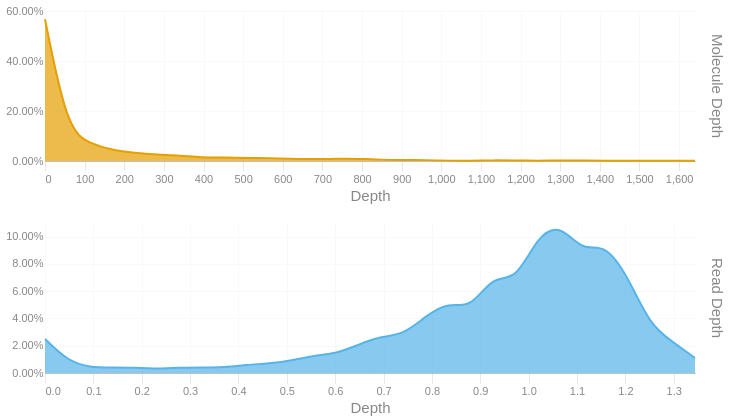

The code cell stored with this chart in its notebook:
### Code cell
readdep = depth_hist(tb['Read Depth'], q99, 3)
readdep = readdep.with_columns(pl.lit('Read Depth').alias('Metric'))
if not SKIPLR:
    moldep = depth_hist(tb['Molecule Depth'], mol_q99, 1)
    moldep = moldep.with_columns(pl.lit('Molecule Depth').alias('Metric'))
    _hist = pl.concat([readdep, moldep])
    _hist = _hist.filter(pl.col('Proportion') != 0)
    with SafeRender(_hist):
        (
            alt.Chart(_hist)        
            .mark_area(interpolate = "basis")
            .encode(
                x=alt.X('Bin:Q').scale(domainMin=0).axis(alt.Axis(title='Depth')),
                y = alt.Y('Proportion:Q', title = None).axis(format = '.2%'),
                color = alt.Color('Metric:N').legend(None),
                row = alt.Row("Metric:N").header(title = None, labelOrient = 'right'),
                tooltip = [
                    alt.Tooltip("Metric:N", title = "Metric"),
                    alt.Tooltip('Interval:N', title = "Depth Interval"),
                    alt.Tooltip('Proportion:Q', title = "% Alignments").format('.2%')
                ]
            )
            .resolve_scale(x='independent', y='independent')
            .properties(
                height = 150, width = 650,
                usermeta={'embedOptions': {'downloadFileName': f'{samplename}.depth.hist'}}
            )
        ).display()
else:
    readdep = readdep.filter(pl.col('Proportion') != 0)
    with SafeRender(readdep):
        (
            alt.Chart(readdep)        
            .mark_area(interpolate = "basis")
            .encode(
                x=alt.X('Bin:Q').scale(domainMin=0).axis(alt.Axis(title='Depth')),
                y = alt.Y('Proportion:Q', title = None).axis(format = '.2%'),
                tooltip = [
                    alt.Tooltip('Interval:N', title = "Depth Interval"),
                    alt.Tooltip('Proportion:Q', title = "% Alignments").format('.2%')
                ]
            )
            .properties(
                usermeta={'embedOptions': {'downloadFileName': f'{samplename}.depth.hist'}}
            )
        ).display()

### Figure 1 — Vega-Lite specification as saved in the notebook (floating-point values rounded to 4 significant figures)
{"width": 650, "height": 150, "config": {"title": {"anchor": "start", "dy": -15, "fontSize": 18, "color": "#888888", "subtitleColor": "#888888", "subtitleFontSize": 14}, "arc": {"fill": "#0072B2"}, "axis": {"domainColor": "#888888", "domainWidth": 0.5, "gridWidth": 0.2, "grid": false, "titleFontWeight": 400, "titleFontSize": 15, "labelFontSize": 11, "labelColor": "#888888", "tickColor": "#888888", "tickWidth": 0.2, "titleColor": "#888888"}, "axisBand": {"grid": false}, "axisX": {"grid": true, "tickSize": 10, "domainCap": "round"}, "axisY": {"domain": false, "grid": true, "tickSize": 0, "domainCap": "round"}, "background": "transparent", "header": {"labelFontSize": 15, "labelColor": "#888888", "titleFontSize": 15, "titleFontWeight": 600, "titleColor": "#888888"}, "legend": {"labelFont": "sans-serif", "labelFontSize": 12, "labelColor": "#888888", "symbolSize": 100, "symbolType": "circle", "titleFontSize": 12, "titlePadding": 10, "titleColor": "#888888", "title": null}, "range": {"category": ["#E69F00", "#56B4E9", "#009E73", "#F0E442", "#0072B2", "#D55E00", "#CC79A7", "#000000"], "diverging": ["#cfe8f3", "#a2d4ec", "#73bfe2", "#46abdb", "#1696d2", "#12719e"]}, "area": {"fill": "#0072B2", "fillOpacity": 0.7, "line": true, "strokeOpacity": 0.7}, "line": {"color": "#0072B2", "stroke": "#0072B2", "strokeWidth": 2}, "trail": {"color": "#0072B2", "stroke": "#0072B2", "strokeWidth": 0, "size": 1}, "point": {"filled": true, "fillOpacity": 1.0, "size": 95}, "text": {"color": "#888888", "fontSize": 11, "align": "right", "fontWeight": 400, "size": 11}, "bar": {"fill": "#0072B2", "stroke": null}, "view": {"stroke": null, "continuousWidth": 660, "continuousHeight": 400}}, "data": {"name": "data-caf88640c471a448bb4fb2ebf7dcaed3"}, "mark": {"type": "area", "interpolate": "basis"}, "encoding": {"color": {"field": "Metric", "legend": null, "type": "nominal"}, "row": {"field": "Metric", "header": {"title": null, "labelOrient": "right"}, "type": "nominal"}, "tooltip": [{"field": "Metric", "title": "Metric", "type": "nominal"}, {"field": "Interval", "title": "Depth Interval", "type": "nominal"}, {"field": "Proportion", "format": ".2%", "title": "% Alignments", "type": "quantitative"}], "x": {"axis": {"title": "Depth"}, "field": "Bin", "scale": {"domainMin": 0}, "type": "quantitative"}, "y": {"axis": {"format": ".2%"}, "field": "Proportion", "title": null, "type": "quantitative"}}, "resolve": {"scale": {"x": "independent", "y": "independent"}}, "usermeta": {"embedOptions": {"downloadFileName": "S6_Altamaha_3969.depth.hist"}}, "$schema": "https://vega.github.io/schema/vega-lite/v6.1.0.json", "datasets": {"data-caf88640c471a448bb4fb2ebf7dcaed3": [{"Bin": 0.0, "Interval": "0.0-0.046", "Proportion": 0.025, "Metric": "Read Depth"}, {"Bin": 0.046, "Interval": "0.046-0.093", "Proportion": 0.009, "Metric": "Read Depth"}, {"Bin": 0.093, "Interval": "0.093-0.139", "Proportion": 0.004, "Metric": "Read Depth"}, {"Bin": 0.139, "Interval": "0.139-0.185", "Proportion": 0.004, "Metric": "Read Depth"}, {"Bin": 0.185, "Interval": "0.185-0.232", "Proportion": 0.004, "Metric": "Read Depth"}, {"Bin": 0.232, "Interval": "0.232-0.278", "Proportion": 0.003, "Metric": "Read Depth"}, {"Bin": 0.278, "Interval": "0.278-0.324", "Proportion": 0.004, "Metric": "Read Depth"}, {"Bin": 0.324, "Interval": "0.324-0.371", "Proportion": 0.004, "Metric": "Read Depth"}, {"Bin": 0.371, "Interval": "0.371-0.417", "Proportion": 0.004, "Metric": "Read Depth"}, {"Bin": 0.417, "Interval": "0.417-0.463", "Proportion": 0.006, "Metric": "Read Depth"}, {"Bin": 0.463, "Interval": "0.463-0.51", "Proportion": 0.007, "Metric": "Read Depth"}, {"Bin": 0.51, "Interval": "0.51-0.556", "Proportion": 0.009, "Metric": "Read Depth"}, {"Bin": 0.556, "Interval": "0.556-0.602", "Proportion": 0.013, "Metric": "Read Depth"}, {"Bin": 0.602, "Interval": "0.602-0.649", "Proportion": 0.014, "Metric": "Read Depth"}, {"Bin": 0.649, "Interval": "0.649-0.695", "Proportion": 0.021, "Metric": "Read Depth"}, {"Bin": 0.695, "Interval": "0.695-0.741", "Proportion": 0.027, "Metric": "Read Depth"}, {"Bin": 0.741, "Interval": "0.741-0.788", "Proportion": 0.028, "Metric": "Read Depth"}, {"Bin": 0.788, "Interval": "0.788-0.834", "Proportion": 0.042, "Metric": "Read Depth"}, {"Bin": 0.834, "Interval": "0.834-0.88", "Proportion": 0.052, "Metric": "Read Depth"}, {"Bin": 0.88, "Interval": "0.88-0.927", "Proportion": 0.047, "Metric": "Read Depth"}, {"Bin": 0.927, "Interval": "0.927-0.973", "Proportion": 0.072, "Metric": "Read Depth"}, {"Bin": 0.973, "Interval": "0.973-1.019", "Proportion": 0.067, "Metric": "Read Depth"}, {"Bin": 1.019, "Interval": "1.019-1.066", "Proportion": 0.101, "Metric": "Read Depth"}, {"Bin": 1.066, "Interval": "1.066-1.112", "Proportion": 0.109, "Metric": "Read Depth"}, {"Bin": 1.112, "Interval": "1.112-1.158", "Proportion": 0.089, "Metric": "Read Depth"}, {"Bin": 1.158, "Interval": "1.158-1.205", "Proportion": 0.095, "Metric": "Read Depth"}, {"Bin": 1.205, "Interval": "1.205-1.251", "Proportion": 0.071, "Metric": "Read Depth"}, {"Bin": 1.251, "Interval": "1.251-1.297", "Proportion": 0.035, "Metric": "Read Depth"}, {"Bin": 1.297, "Interval": "1.297-1.344", "Proportion": 0.023, "Metric": "Read Depth"}, {"Bin": 1.344, "Interval": "1.344-1.39", "Proportion": 0.011, "Metric": "Read Depth"}, {"Bin": 0.0, "Interval": "0.0-56.6", "Proportion": 0.567, "Metric": "Molecule Depth"}, {"Bin": 56.6, "Interval": "56.6-113.1", "Proportion": 0.123, "Metric": "Molecule Depth"}, {"Bin": 113.1, "Interval": "113.1-169.7", "Proportion": 0.07, "Metric": "Molecule Depth"}, {"Bin": 169.7, "Interval": "169.7-226.2", "Proportion": 0.043, "Metric": "Molecule Depth"}, {"Bin": 226.2, "Interval": "226.2-282.8", "Proportion": 0.032, "Metric": "Molecule Depth"}, {"Bin": 282.8, "Interval": "282.8-339.3", "Proportion": 0.025, "Metric": "Molecule Depth"}, {"Bin": 339.3, "Interval": "339.3-395.9", "Proportion": 0.022, "Metric": "Molecule Depth"}, {"Bin": 395.9, "Interval": "395.9-452.4", "Proportion": 0.014, "Metric": "Molecule Depth"}, {"Bin": 452.4, "Interval": "452.4-509.0", "Proportion": 0.014, "Metric": "Molecule Depth"}, {"Bin": 509.0, "Interval": "509.0-565.5", "Proportion": 0.012, "Metric": "Molecule Depth"}, {"Bin": 565.5, "Interval": "565.5-622.1", "Proportion": 0.012, "Metric": "Molecule Depth"}, {"Bin": 622.1, "Interval": "622.1-678.7", "Proportion": 0.009, "Metric": "Molecule Depth"}, {"Bin": 678.7, "Interval": "678.7-735.2", "Proportion": 0.007, "Metric": "Molecule Depth"}, {"Bin": 735.2, "Interval": "735.2-791.8", "Proportion": 0.009, "Metric": "Molecule Depth"}, {"Bin": 791.8, "Interval": "791.8-848.3", "Proportion": 0.009, "Metric": "Molecule Depth"}, {"Bin": 848.3, "Interval": "848.3-904.9", "Proportion": 0.005, "Metric": "Molecule Depth"}, {"Bin": 904.9, "Interval": "904.9-961.4", "Proportion": 0.004, "Metric": "Molecule Depth"}, {"Bin": 961.4, "Interval": "961.4-1018.0", "Proportion": 0.004, "Metric": "Molecule Depth"}, {"Bin": 1018.0, "Interval": "1018.0-1074.5", "Proportion": 0.001, "Metric": "Molecule Depth"}, {"Bin": 1074.0, "Interval": "1074.5-1131.1", "Proportion": 0.001, "Metric": "Molecule Depth"}, {"Bin": 1131.0, "Interval": "1131.1-1187.6", "Proportion": 0.003, "Metric": "Molecule Depth"}, {"Bin": 1188.0, "Interval": "1187.6-1244.2", "Proportion": 0.002, "Metric": "Molecule Depth"}, {"Bin": 1244.0, "Interval": "1244.2-1300.7", "Proportion": 0.001, "Metric": "Molecule Depth"}, {"Bin": 1301.0, "Interval": "1300.7-1357.3", "Proportion": 0.002, "Metric": "Molecule Depth"}, {"Bin": 1357.0, "Interval": "1357.3-1413.9", "Proportion": 0.002, "Metric": "Molecule Depth"}, {"Bin": 1414.0, "Interval": "1413.9-1470.4", "Proportion": 0.001, "Metric": "Molecule Depth"}, {"Bin": 1470.0, "Interval": "1470.4-1527.0", "Proportion": 0.001, "Metric": "Molecule Depth"}, {"Bin": 1527.0, "Interval": "1527.0-1583.5", "Proportion": 0.001, "Metric": "Molecule Depth"}, {"Bin": 1584.0, "Interval": "1583.5-1640.1", "Proportion": 0.001, "Metric": "Molecule Depth"}, {"Bin": 1640.0, "Interval": "1640.1-1696.63", "Proportion": 0.001, "Metric": "Molecule Depth"}]}}
